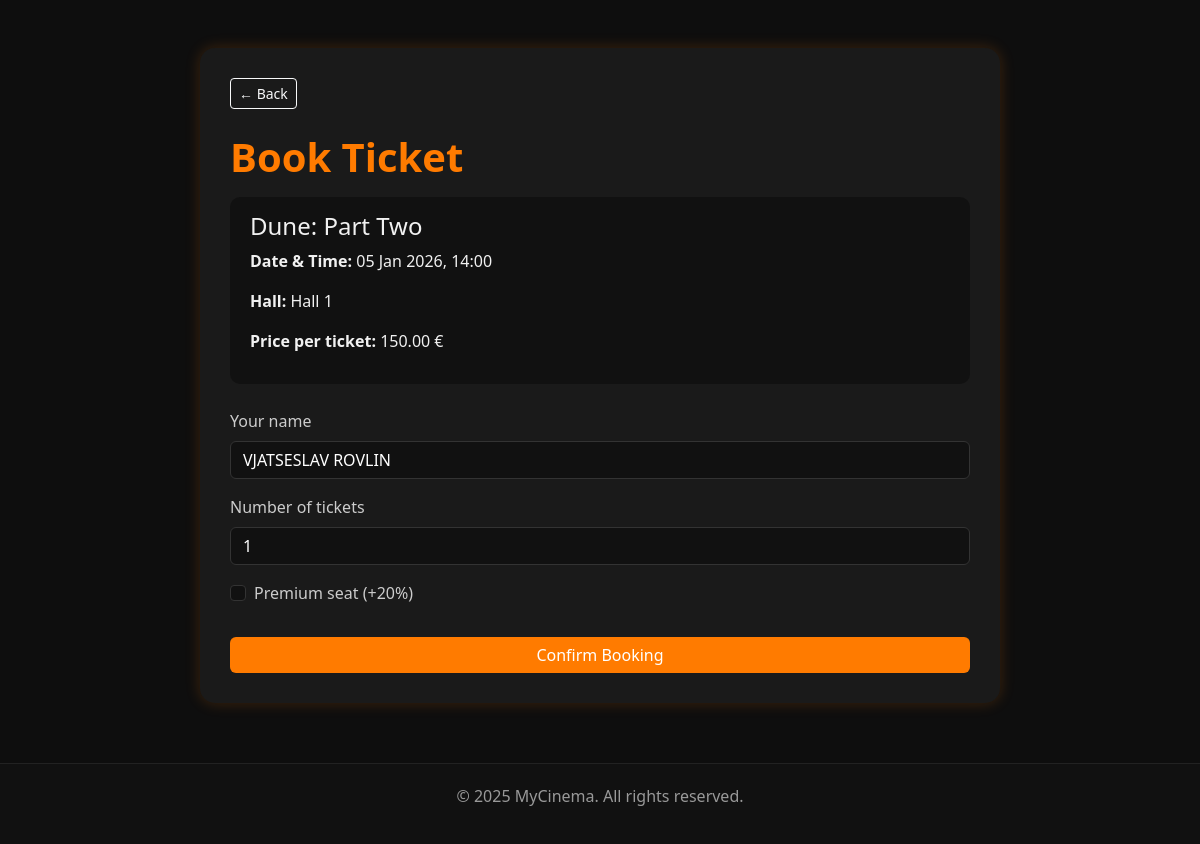
The app's page /public/booking.php?session_id=50 (signed in) with its own data.
### tables this page shows
CREATE TABLE IF NOT EXISTS `sessions` (
  `id` int NOT NULL AUTO_INCREMENT,
  `movie_id` int NOT NULL,
  `hall_id` int NOT NULL,
  `show_time` datetime NOT NULL,
  `price` decimal(6,2) NOT NULL,
  PRIMARY KEY (`id`),
  KEY `movie_id` (`movie_id`),
  KEY `hall_id` (`hall_id`),
  CONSTRAINT `sessions_ibfk_1` FOREIGN KEY (`movie_id`) REFERENCES `movies` (`id`) ON DELETE CASCADE,
  CONSTRAINT `sessions_ibfk_2` FOREIGN KEY (`hall_id`) REFERENCES `halls` (`id`) ON DELETE CASCADE
);

CREATE TABLE IF NOT EXISTS `movies` (
  `id` int NOT NULL AUTO_INCREMENT,
  `title` varchar(255) NOT NULL,
  `description` text,
  `genre` varchar(50) DEFAULT NULL,
  `duration` int DEFAULT NULL,
  `release_date` date DEFAULT NULL,
  `poster` varchar(255) DEFAULT NULL,
  `created_at` timestamp NULL DEFAULT CURRENT_TIMESTAMP,
  PRIMARY KEY (`id`)
);

CREATE TABLE IF NOT EXISTS `halls` (
  `id` int NOT NULL AUTO_INCREMENT,
  `name` varchar(100) NOT NULL,
  `total_rows` int NOT NULL,
  `seats_per_row` int NOT NULL,
  PRIMARY KEY (`id`)
);

### public/booking.php (the view, shortened to what this page needs)
<?php
require_once '../includes/db.php';
$session_id = $_GET['session_id'] ?? null;
$stmt = $pdo->prepare("SELECT s.*, m.title, h.name AS hall_name
                       FROM sessions s
                       JOIN movies m ON s.movie_id = m.id
                       JOIN halls h ON s.hall_id = h.id
                       WHERE s.id = ?");
$stmt->execute([$session_id]);
$session = $stmt->fetch();
?>
<!DOCTYPE html>
<html lang="en">
<head>
<link href="https://cdn.jsdelivr.net/npm/bootstrap@5.3.2/dist/css/bootstrap.min.css" rel="stylesheet">
<link rel="stylesheet" href="assets/styles/style_booking.css">
</head>
<body>
<div class="container booking-container mt-5">
    <a href="movie.php?id=<?= $session['movie_id'] ?>" class="btn btn-sm btn-outline-light mb-4">← Back</a>
    <h1 class="text-orange">Book Ticket</h1>
    <div class="summary-box mt-3">
        <h4><?= htmlspecialchars($session['title']) ?></h4>
        <p><strong>Date & Time:</strong> <?= date('d M Y, H:i', strtotime($session['show_time'])) ?></p>
        <p><strong>Hall:</strong> <?= htmlspecialchars($session['hall_name']) ?></p>
        <p><strong>Price per ticket:</strong> <?= number_format($session['price'], 2) ?> €</p>
    </div>
    <form action="confirm_booking.php" method="POST" class="mt-4">
        <div class="mb-3">
            <label for="name" class="form-label">Your name</label>
            <input type="text" class="form-control" id="name" name="name" required
                   value="<?= isset($_SESSION['user']) ? htmlspecialchars($_SESSION['user']['name']) : '' ?>">
        </div>
        <div class="mb-3">
            <label for="seats" class="form-label">Number of tickets</label>
            <select class="form-select" id="seats" name="seats" required>
                <?php for ($i = 1; $i <= 10; $i++): ?>
                    <option value="<?= $i ?>"><?= $i ?></option>
                <?php endfor; ?>
            </select>
        </div>
        <div class="form-check mb-3">
            <input class="form-check-input" type="checkbox" id="premium" name="premium" value="1">
            <label class="form-check-label" for="premium">
                Premium seat (+20%)
            </label>
        </div>
        <button type="submit" class="btn btn-orange w-100 mt-3">Confirm Booking</button>
    </form>
</div>
<footer>
    <p>© <?= date('Y') ?> MyCinema. All rights reserved.</p>
</footer>
</body>
</html>

### public/assets/styles/style_booking.css (style rules this page uses)
body { background-color: #0e0e0e; color: #f1f1f1; font-family: 'Segoe UI', sans-serif; }
.booking-container { max-width: 800px; margin: 50px auto; background: #1a1a1a; border-radius: 15px; padding: 30px; box-shadow: 0 0 15px rgba(255,123,0,0.2); }
h1 { color: #ff7b00; font-weight: 600; }
label { color: #ccc; }
input, select { background: #111 !important; color: #fff !important; border: 1px solid #333 !important; }
.btn-orange { background-color: #ff7b00; color: white; border: none; }
.summary-box { background: #111; border-radius: 10px; padding: 15px 20px; margin-bottom: 25px; }
footer { background: #111; color: #999; text-align: center; padding: 20px; margin-top: 60px; border-top: 1px solid #222; }

### records on screen
sessions: movie.title "Dune: Part Two", show_time "05 Jan 2026, 14:00", hall.name "Hall 1", price "150.00"

### other values on screen
form field seats "1"
